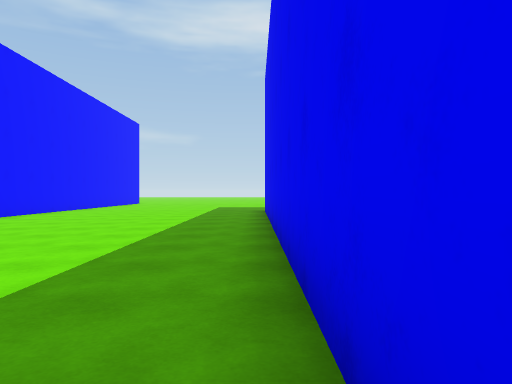
view 1 (above)

24 first-person views from a walk through a 3-D level made in the Unity game engine. The camera is 1.2 m above the floor, looks level and sees 70° across. The floor is counted in squares, 2 m on a side. Each view is taken from the middle of a square. On the plan, view 1 faces up. The plan holds only what a view shows up to about 10 squares ahead; the rest is blank. The place goes on beyond the plan.

view 2
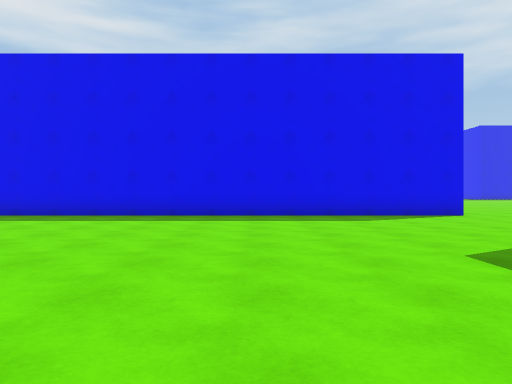

view 3
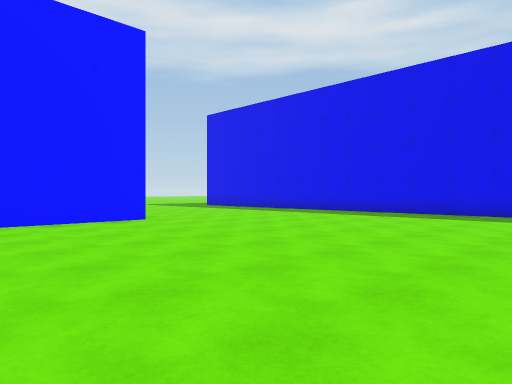

view 4
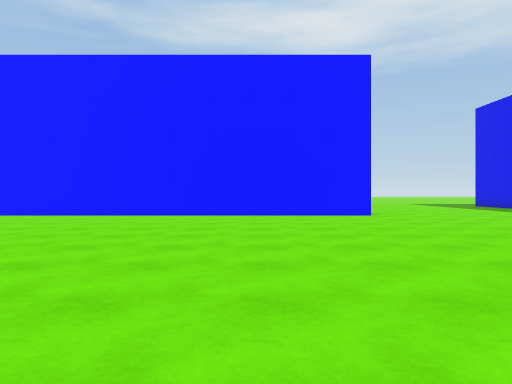

view 5
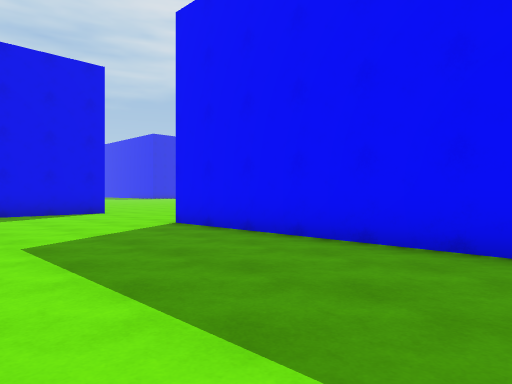

view 6
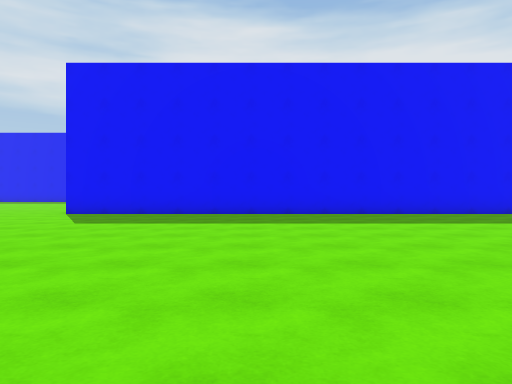

view 7
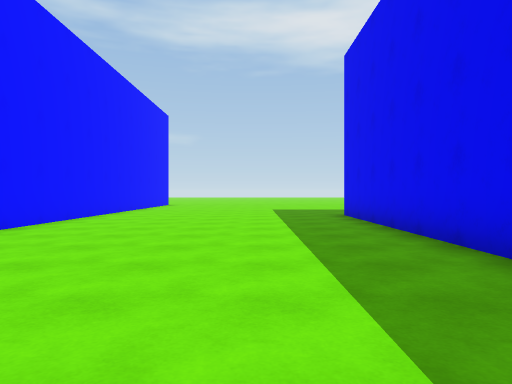

view 8
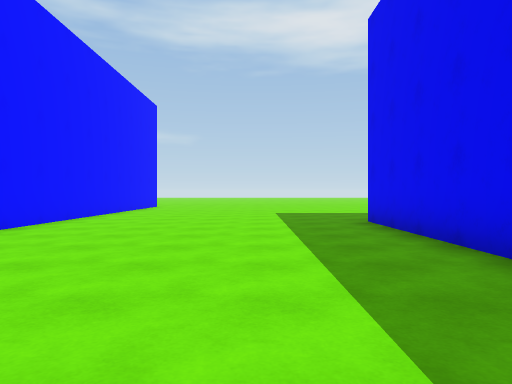

view 9
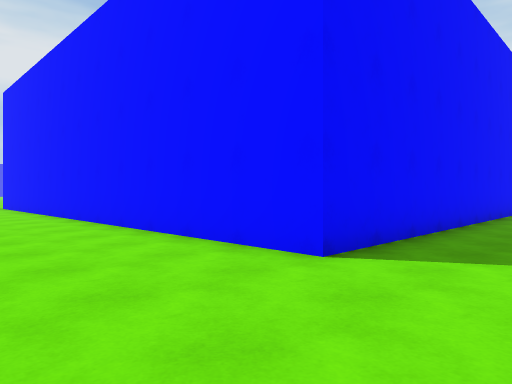

view 10
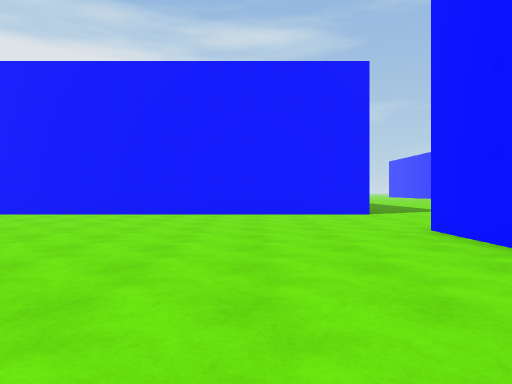

view 11
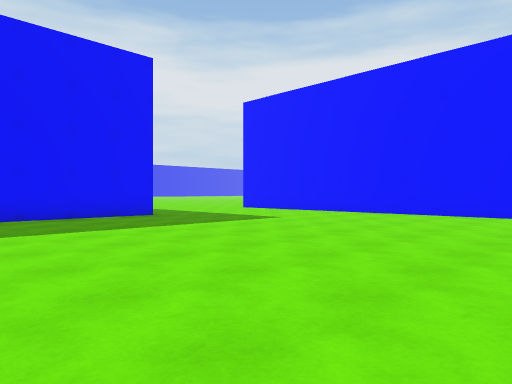

view 12
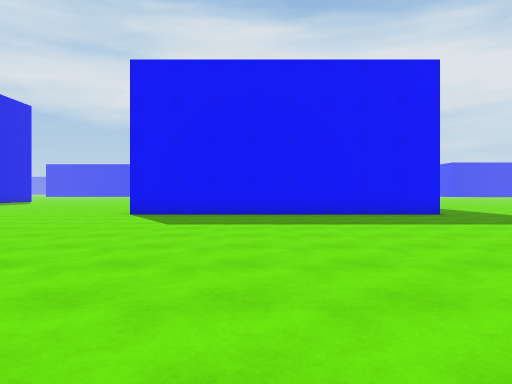

view 13
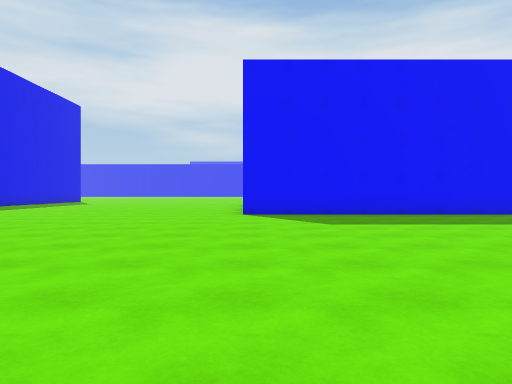

view 14
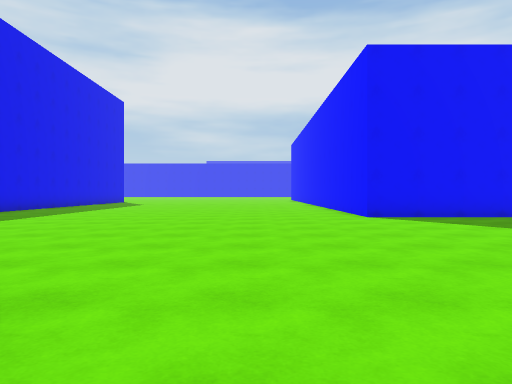

view 15
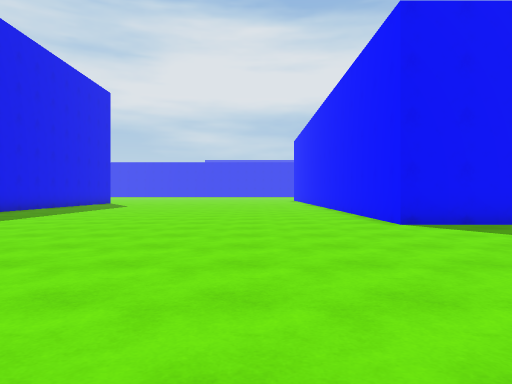

view 16
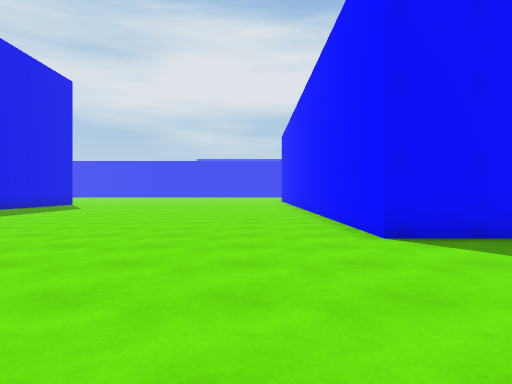

view 17
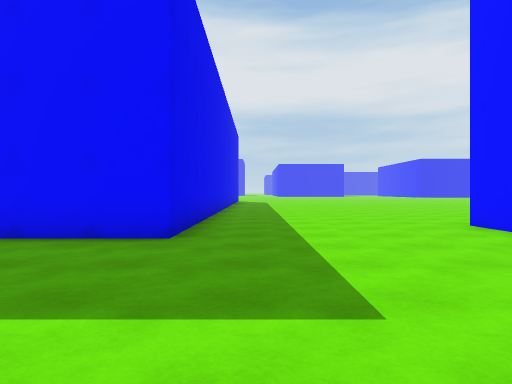

view 18
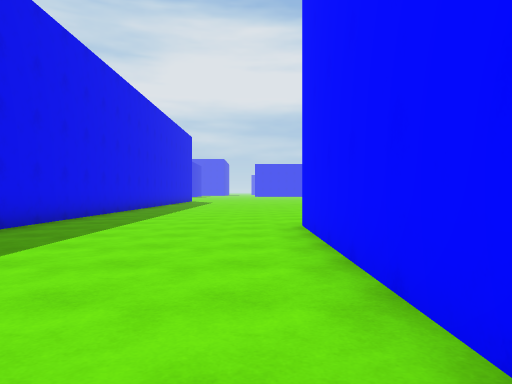

view 19
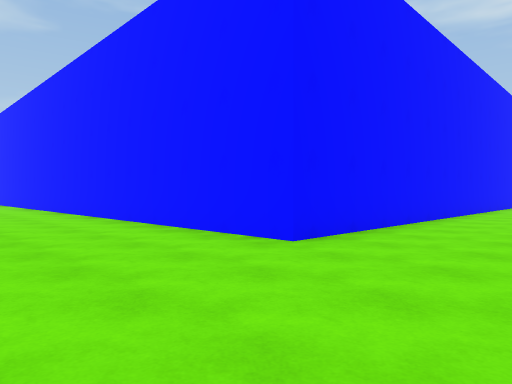

view 20
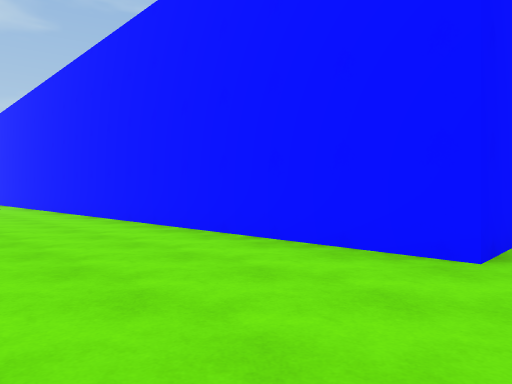

view 21
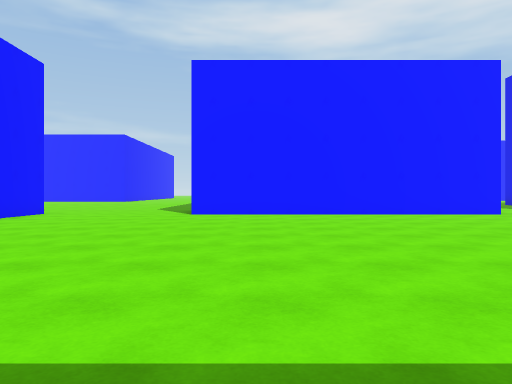

view 22
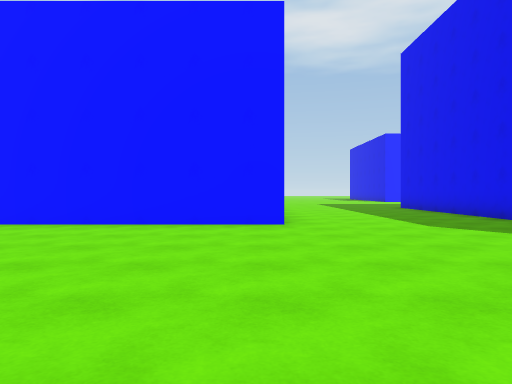

view 23
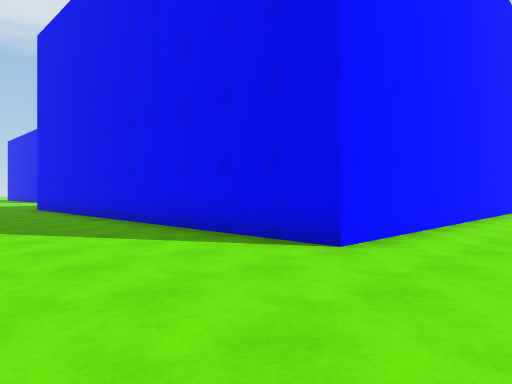

view 24
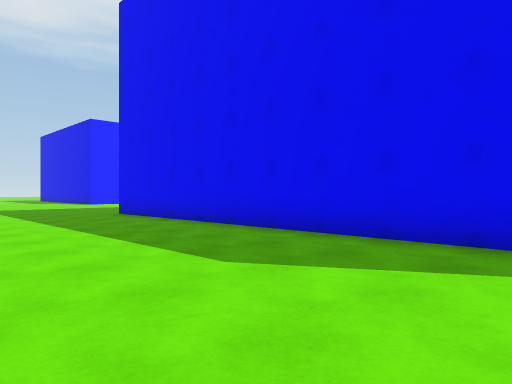

### Floor plan
Points are (right, up) in squares from view 1. A wall is a line through its corners. A room is listed if a view was taken in it or the views show most of it. See-through windows are left out.
Room 1 (views 1, 2, 3, 4, 5, 6, 7, 8, 9)
walls: (-6, 5.4) (-13.5, 5.4); (-6, 12.5) (-6, 7.8); (0.3, -7.3) (0.3, 11.5); (-13.5, -7) (-3.8, -7) (-3.8, -8.5)
ways out: opening at (-1.5, -7.8) to room 2
Room 2 (views 10, 11, 12, 13, 14, 15, 16, 17, 18, 19, 20, 21, 22, 23, 24)
walls: (8.6, -7.3) (0.3, -7.3); (22, -11.8) (13.5, -11.8) (13.5, -0.2); (-3.8, -8.5) (-3.8, -20.5) (-13.5, -20.5); (1.1, -24) (1.1, -18.7) (9.3, -18.7) (9.3, -23.9)
ways out: opening at (-1.5, -7.8) to room 1

Where each view was taken, in squares from view 1:
view 1: 0 up, 0 right, facing up
view 2: 2 down, 9 left, facing right
view 3: 2 down, 10 left, facing up-right
view 4: 4 down, 9 left, facing up
view 5: 3 down, 10 left, facing down-right
view 6: 3 up, 9 left, facing down
view 7: 2 up, 2 left, facing up
view 8: 4 up, 2 left, facing up
view 9: 5 down, 1 left, facing down-left
view 10: 10 down, 6 right, facing left
view 11: 10 down, 6 right, facing down-left
view 12: 9 down, 6 right, facing down
view 13: 9 down, 9 right, facing down
view 14: 10 down, 12 right, facing down
view 15: 12 down, 12 right, facing down
view 16: 14 down, 11 right, facing down
view 17: 14 down, 0 right, facing down
view 18: 14 down, 3 left, facing down
view 19: 24 down, 1 left, facing up-left
view 20: 24 down, 3 left, facing up-left
view 21: 17 down, 2 right, facing up
view 22: 14 down, 8 right, facing up
view 23: 14 down, 10 right, facing up-right
view 24: 10 down, 9 right, facing up-right
